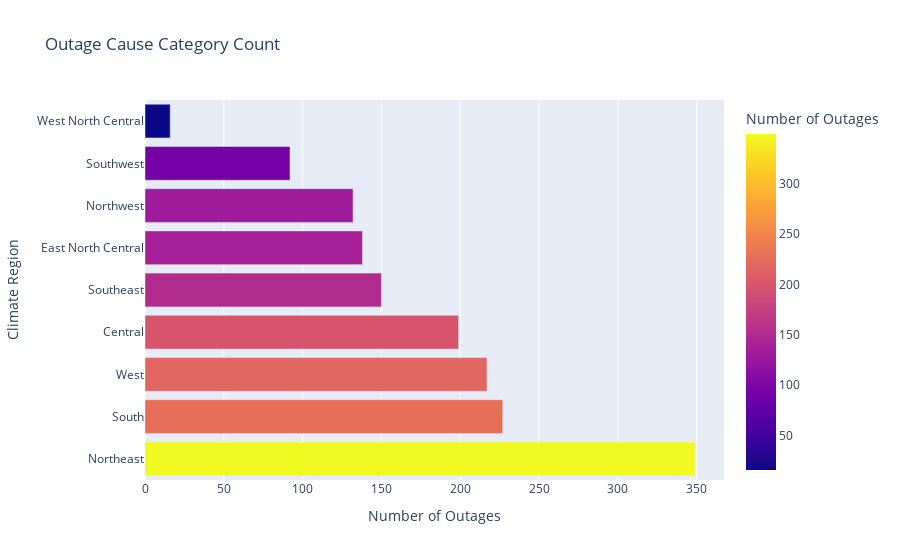

Here is the notebook cell this chart was saved with:
### Markdown cell above
### Countplot of climate categories

### Code cell
climate_region_count = outage['climate_region'].value_counts().reset_index()
climate_region_count.columns = ['climate_region', 'count']
climate_region_cntplot = px.bar(climate_region_count, x='count', y='climate_region',
            title='Outage Cause Category Count',
            labels={'climate_region': 'Climate Region', 'count': 'Number of Outages'},
            color='count',  
            #color_discrete_sequence=px.colors.qualitative.Pastel  
             )

climate_region_cntplot.show()

### Figure 1 — Plotly figure (JSON) as saved in the notebook; plotly's stock layout.template omitted (floating-point values rounded to 4 significant figures)
{"data": [{"alignmentgroup": "True", "hovertemplate": "Number of Outages=%{marker.color}<br>Climate Region=%{y}<extra></extra>", "legendgroup": "", "marker": {"color": [349, 227, 217, 199, 150, 138, 132, 92, 16], "coloraxis": "coloraxis", "pattern": {"shape": ""}}, "name": "", "offsetgroup": "", "orientation": "h", "showlegend": false, "textposition": "auto", "type": "bar", "x": [349, 227, 217, 199, 150, 138, 132, 92, 16], "xaxis": "x", "y": ["Northeast", "South", "West", "Central", "Southeast", "East North Central", "Northwest", "Southwest", "West North Central"], "yaxis": "y"}], "layout": {"barmode": "relative", "coloraxis": {"colorbar": {"title": {"text": "Number of Outages"}}, "colorscale": [[0, "#0d0887"], [0.1111, "#46039f"], [0.2222, "#7201a8"], [0.3333, "#9c179e"], [0.4444, "#bd3786"], [0.5556, "#d8576b"], [0.6667, "#ed7953"], [0.7778, "#fb9f3a"], [0.8889, "#fdca26"], [1, "#f0f921"]]}, "legend": {"tracegroupgap": 0}, "title": {"text": "Outage Cause Category Count"}, "xaxis": {"anchor": "y", "domain": [0, 1], "title": {"text": "Number of Outages"}}, "yaxis": {"anchor": "x", "domain": [0, 1], "title": {"text": "Climate Region"}}}}
